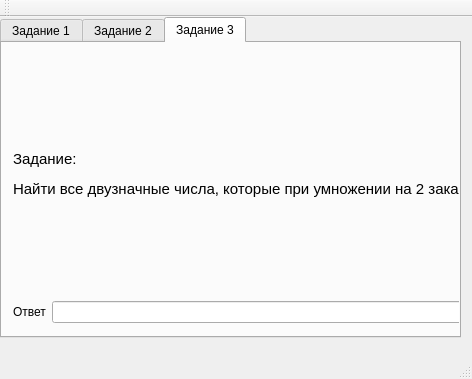
<?xml version="1.0" encoding="UTF-8"?>
<ui version="4.0">
 <class>MainWindow</class>
 <widget class="QMainWindow" name="MainWindow">
  <property name="geometry">
   <rect>
    <x>0</x>
    <y>0</y>
    <width>472</width>
    <height>379</height>
   </rect>
  </property>
  <property name="windowTitle">
   <string>MainWindow</string>
  </property>
  <widget class="QWidget" name="centralWidget">
   <widget class="QTabWidget" name="tabWidget">
    <property name="geometry">
     <rect>
      <x>0</x>
      <y>0</y>
      <width>461</width>
      <height>321</height>
     </rect>
    </property>
    <property name="currentIndex">
     <number>2</number>
    </property>
    <widget class="QWidget" name="tab">
     <attribute name="title">
      <string>Задание 1</string>
     </attribute>
     <widget class="QWidget" name="gridLayoutWidget">
      <property name="geometry">
       <rect>
        <x>0</x>
        <y>0</y>
        <width>451</width>
        <height>291</height>
       </rect>
      </property>
      <layout class="QGridLayout" name="gridLayout">
       <item row="0" column="0" colspan="4">
        <widget class="QLabel" name="label">
         <property name="text">
          <string/>
         </property>
        </widget>
       </item>
       <item row="2" column="0" colspan="2">
        <widget class="QPushButton" name="pushButton">
         <property name="text">
          <string>Вычислить</string>
         </property>
        </widget>
       </item>
       <item row="2" column="2">
        <widget class="QLabel" name="label_4">
         <property name="text">
          <string>c=</string>
         </property>
        </widget>
       </item>
       <item row="1" column="3">
        <widget class="QLineEdit" name="lineEdit_2">
         <property name="text">
          <string>1.8</string>
         </property>
        </widget>
       </item>
       <item row="2" column="3">
        <widget class="QLineEdit" name="lineEdit_3">
         <property name="text">
          <string>-20.5</string>
         </property>
        </widget>
       </item>
       <item row="1" column="1">
        <widget class="QLineEdit" name="lineEdit">
         <property name="text">
          <string>2.1</string>
         </property>
        </widget>
       </item>
       <item row="1" column="2">
        <widget class="QLabel" name="label_3">
         <property name="text">
          <string>b=</string>
         </property>
        </widget>
       </item>
       <item row="1" column="0">
        <widget class="QLabel" name="label_2">
         <property name="text">
          <string>a=</string>
         </property>
        </widget>
       </item>
       <item row="3" column="0" colspan="4">
        <widget class="QTableWidget" name="tableWidget"/>
       </item>
      </layout>
     </widget>
    </widget>
    <widget class="QWidget" name="tab_2">
     <attribute name="title">
      <string>Задание 2</string>
     </attribute>
     <widget class="QWidget" name="gridLayoutWidget_2">
      <property name="geometry">
       <rect>
        <x>0</x>
        <y>0</y>
        <width>451</width>
        <height>291</height>
       </rect>
      </property>
      <layout class="QGridLayout" name="gridLayout_2">
       <item row="0" column="3">
        <widget class="QLineEdit" name="lineEdit_5">
         <property name="text">
          <string>0.000001</string>
         </property>
        </widget>
       </item>
       <item row="0" column="2">
        <widget class="QLabel" name="label_6">
         <property name="text">
          <string>eps =</string>
         </property>
        </widget>
       </item>
       <item row="0" column="1">
        <widget class="QLineEdit" name="lineEdit_4">
         <property name="text">
          <string>4</string>
         </property>
        </widget>
       </item>
       <item row="0" column="0">
        <widget class="QLabel" name="label_5">
         <property name="text">
          <string>n=</string>
         </property>
        </widget>
       </item>
       <item row="1" column="0" colspan="2">
        <widget class="QPushButton" name="pushButton_2">
         <property name="text">
          <string>Найти</string>
         </property>
        </widget>
       </item>
       <item row="1" column="3">
        <widget class="QLineEdit" name="lineEdit_6"/>
       </item>
       <item row="1" column="2">
        <widget class="QLabel" name="label_7">
         <property name="text">
          <string>N eps = </string>
         </property>
        </widget>
       </item>
       <item row="2" column="0">
        <widget class="QLabel" name="label_8">
         <property name="text">
          <string>Sum n=</string>
         </property>
        </widget>
       </item>
       <item row="2" column="1">
        <widget class="QLineEdit" name="lineEdit_7"/>
       </item>
       <item row="2" column="2">
        <widget class="QLabel" name="label_9">
         <property name="text">
          <string>Sum eps =</string>
         </property>
        </widget>
       </item>
       <item row="2" column="3">
        <widget class="QLineEdit" name="lineEdit_8"/>
       </item>
      </layout>
     </widget>
    </widget>
    <widget class="QWidget" name="tab_3">
     <attribute name="title">
      <string>Задание 3</string>
     </attribute>
     <widget class="QWidget" name="gridLayoutWidget_3">
      <property name="geometry">
       <rect>
        <x>0</x>
        <y>0</y>
        <width>774</width>
        <height>291</height>
       </rect>
      </property>
      <layout class="QGridLayout" name="gridLayout_3">
       <item row="1" column="0">
        <widget class="QLabel" name="label_11">
         <property name="text">
          <string>Ответ</string>
         </property>
        </widget>
       </item>
       <item row="1" column="1">
        <widget class="QLineEdit" name="lineEdit_9"/>
       </item>
       <item row="0" column="0" colspan="2">
        <widget class="QLabel" name="label_10">
         <property name="text">
          <string>&lt;html&gt;&lt;head/&gt;&lt;body&gt;&lt;p&gt;&lt;span style=&quot; font-size:11pt;&quot;&gt;Задание:&lt;/span&gt;&lt;/p&gt;&lt;p&gt;&lt;span style=&quot; font-size:11pt;&quot;&gt;Найти все двузначные числа, которые при умножении на 2 заканчиваются на 8, а при умножении на 3 – на 4.&lt;/span&gt;&lt;/p&gt;&lt;/body&gt;&lt;/html&gt;</string>
         </property>
        </widget>
       </item>
      </layout>
     </widget>
    </widget>
   </widget>
  </widget>
  <widget class="QMenuBar" name="menuBar">
   <property name="geometry">
    <rect>
     <x>0</x>
     <y>0</y>
     <width>472</width>
     <height>21</height>
    </rect>
   </property>
  </widget>
  <widget class="QToolBar" name="mainToolBar">
   <attribute name="toolBarArea">
    <enum>TopToolBarArea</enum>
   </attribute>
   <attribute name="toolBarBreak">
    <bool>false</bool>
   </attribute>
  </widget>
  <widget class="QStatusBar" name="statusBar"/>
 </widget>
 <layoutdefault spacing="6" margin="11"/>
 <resources/>
 <connections/>
</ui>
